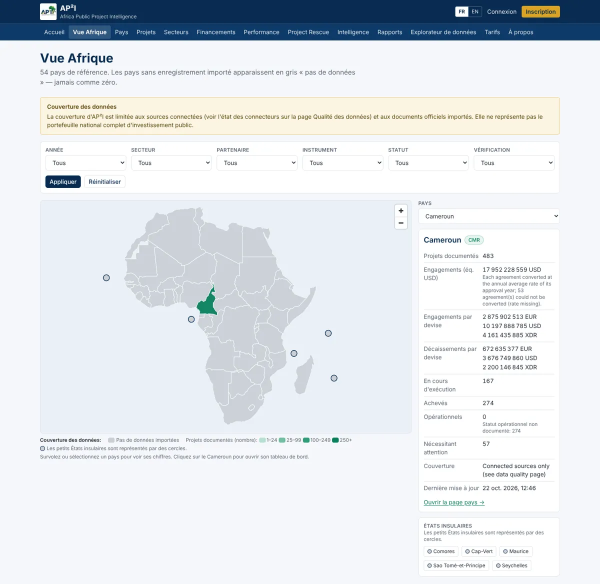
#> input picture ap2i/landing/img/africa.webp, 1200 x 1167 px (shown at 1/2 size)
$ python -i build_training_videos.py   (imports and definitions only)
#> lines starting #> are read from the running program, lines starting #| are printed output that depends on the picture; after the words box and inside, x2 and y2 are one past the last pixel; in counts of white or black regions, pixels touching at a corner belong together
#> further down, picture is the input picture: PIL image 1200x1167 RGB; mean R, G, B 224.3, 229, 233.7
"""Build the animated training videos (one per product and language) from the storyboards.

Usage: python tools/build_training_videos.py [--product p1|p2|p3] [--lang en|fr] [--shots-only] [--jobs N]

Step 1 renders every workbook view to PNG (sequential: LibreOffice cannot run twice on one profile).
Step 2 composes the frames with PIL and pipes them to ffmpeg (H.264, 1920x1080, 25 fps, no audio).
Outputs in marketing/videos/: {p}_{lang}.mp4, {p}_{lang}.srt and {p}_{lang}_script.md (voice-over script).
"""
import subprocess
import sys
from concurrent.futures import ProcessPoolExecutor
from pathlib import Path

from PIL import Image, ImageDraw, ImageFont

sys.path.insert(0, str(Path(__file__).resolve().parent))
import build_listing_images as bli  # noqa: E402
from video_storyboards import STORYBOARDS  # noqa: E402

ROOT = bli.ROOT
OUT = ROOT / "marketing" / "videos"
CACHE = bli.TMP / "video_shots"
W, H, FPS = 1920, 1080, 25
NAVY, BG, INK, GREY = (31, 58, 95), (244, 246, 249), (33, 41, 52), (104, 116, 132)
ACCENT = {"p1": (27, 127, 121), "p2": (200, 129, 26), "p3": (107, 79, 160)}
F_BOLD, F_REG = bli.F_BOLD, bli.F_REG
AUTHOR = bli.AUTHOR_NAME

VIEW_BOX = (60, 128, 1240, 900)       # screenshot viewport
PANEL_X0, PANEL_X1 = 1290, 1860      # step panel
SUB_BOX = (0, 930, W, 1080)           # subtitle band
XFADE = int(0.4 * FPS)
ZOOM = 1.10
SS = 2                                # viewport supersampling

TXT = {
    "step": {"en": "STEP {n} OF {N}", "fr": "ÉTAPE {n} SUR {N}"},
    "training": {"en": "How to use the model", "fr": "Formation à l'utilisation du modèle"},
    "by": {"en": "By", "fr": "Par"},
    "kicker": "ENERGY ACCESS FINANCE TOOLKIT",
    "outro_head": {"en": "What you receive", "fr": "Ce que vous recevez"},
    "outro_points": {"en": ["Unlocked Excel workbook, no macros", "English and French versions", "PDF user manual with a worked example",
                            "Integrity checks built into the workbook"],
                     "fr": ["Classeur Excel déverrouillé, sans macro", "Versions française et anglaise", "Manuel PDF avec exemple commenté",
                            "Contrôles d'intégrité intégrés au classeur"]},
    "disclaimer": {"en": "Screening and pre-feasibility tool. Example values are illustrative.",
                   "fr": "Outil de présélection et de préfaisabilité. Valeurs d'exemple illustratives."},
}


def product_name(p, lg):
    g = bli.GUMROAD[p]
    return g["name"][lg], g.get("edition", {}).get(lg, "")


# [21 lines left out: functions title_narration, outro_narration, font, not called in this run]


def mix(c1, c2, a):
    return tuple(int(round(x + (y - x) * a)) for x, y in zip(c1, c2))


def ease(t):
    t = max(0.0, min(1.0, t))
    return t * t * (3 - 2 * t)


# ---------------------------------------------------------------- step 1: screenshots
def shot_path(p, lg, sheet, rng):
    return CACHE / f"{p}_{lg}_{sheet.replace(' ', '_').replace('&', 'and')}_{rng.replace(':', '-')}.png"


def drop_footer(img):
    """Remove the page footer (author line) at the bottom of a shot: the video header already names the author."""
    g = img.convert("L").point(lambda v: 255 if v < 235 else 0)
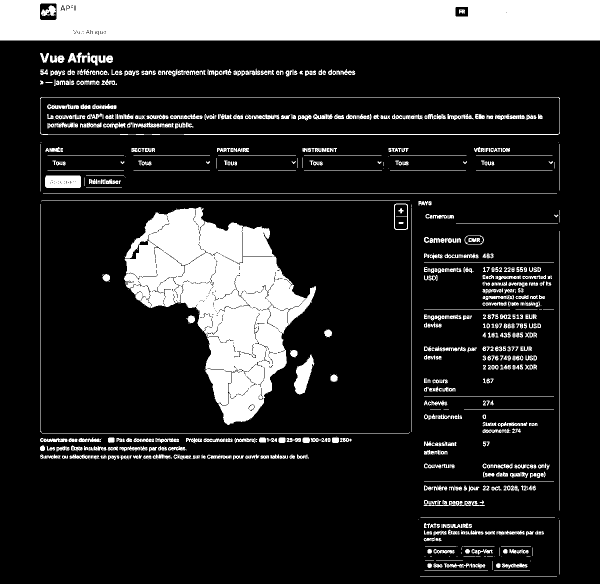
#> g: PIL image 1200x1167 L (shown at 1/2 size); 16.9% white; 821 white regions (196 under 20 px), largest, box (x1, y1, x2, y2) and area: (0, 0, 1200, 81) 95469, (248, 414, 632, 850) 80165, (80, 194, 1120, 270) 3037
    rows = [g.crop((0, y, img.width, y + 1)).getbbox() is not None for y in range(img.height)]
#> rows = 1167 items, first 6: True, True, True, True, True, True
    bottom = max(y for y, r in enumerate(rows) if r)
#> bottom = 1152
    top = bottom
#> top = 1152
    while top > 0 and rows[top - 1]:
        top -= 1
#> this loop made 0 passes
#> after the loop, top = 1152
    gap = top
#> gap = 1152
    while gap > 0 and not rows[gap - 1]:
        gap -= 1
#> this loop made 3 passes
#> gap on passes 1 to 3: 1151, 1150, 1149
#> after the loop, gap = 1149
    if bottom - top < 70 and top - gap > 40 and top > img.height * 0.85:
        return bli.crop(img.crop((0, 0, img.width, gap)))
    return img


# [13 lines left out: function render_shots, not called in this run]


# ---------------------------------------------------------------- step 2: timing
def sentence_dur(s):
    return max(2.8, len(s) / 14.0 + 0.7)


# [261 lines left out: functions timeline, srt_time, write_srt, write_script, viewport, zoomed and 8 more, not called in this run]


# [2 lines not run here, left out]

>>> from PIL import Image
>>> picture = Image.open('../ap2i/landing/img/africa.webp')
>>> result = drop_footer(picture)

$ run again, on ap2i/landing/img/performance.webp
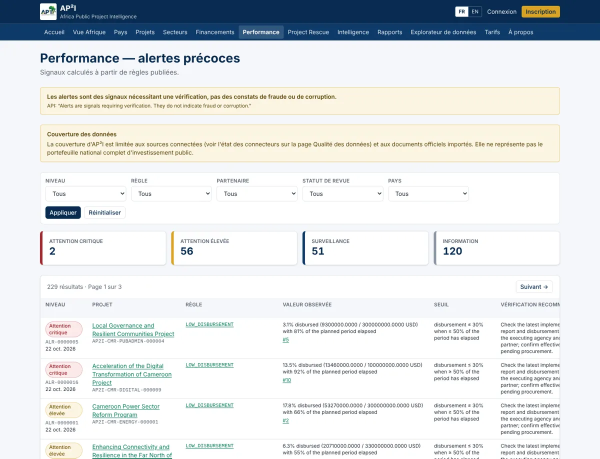
#> input picture ap2i/landing/img/performance.webp, 1200 x 917 px (shown at 1/2 size)
#> picture is the input picture: PIL image 1200x917 RGB; mean R, G, B 223.9, 227.6, 229.3
#> in drop_footer, `g = img.convert("L").point(lambda v: 255 if v < 235 else 0)`:
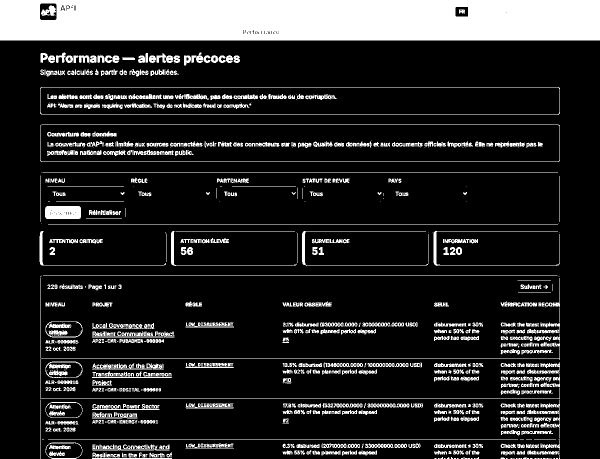
#> g: PIL image 1200x917 L (shown at 1/2 size); 16.4% white; 889 white regions (243 under 20 px), largest, box (x1, y1, x2, y2) and area: (0, 0, 1200, 81) 95464, (80, 249, 1120, 324) 2224, (80, 174, 1120, 230) 2191
#> rows = 917 items, first 6: True, True, True, True, True, True
#> bottom = 916
#> the loop in drop_footer, `while top > 0 and rows[top - 1]:` made 116 passes
#> top on passes 1 to 8: 915, 914, 913, 912, 911, 910, 909, 908
#> after the loop in drop_footer, `while top > 0 and rows[top - 1]:`: top = 800
#> the loop in drop_footer, `while gap > 0 and not rows[gap - 1]:` made 1 pass
#> gap on pass 1: 799
#> after the loop in drop_footer, `while gap > 0 and not rows[gap - 1]:`: gap = 799

$ run again, on ap2i/landing/img/projet.webp
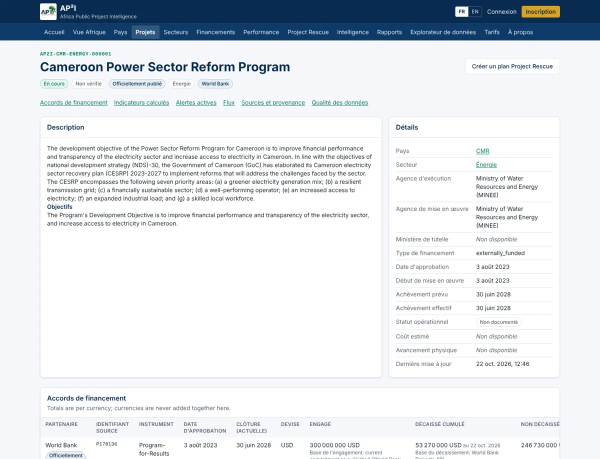
#> input picture ap2i/landing/img/projet.webp, 1200 x 917 px (shown at 1/2 size)
#> picture is the input picture: PIL image 1200x917 RGB; mean R, G, B 224.4, 229, 233.7
#> in drop_footer, `g = img.convert("L").point(lambda v: 255 if v < 235 else 0)`:
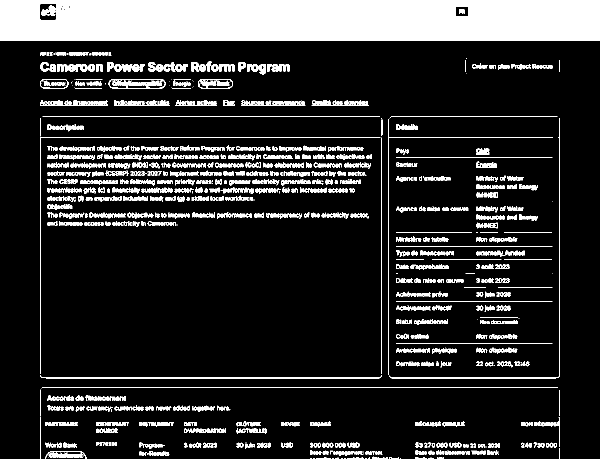
#> g: PIL image 1200x917 L (shown at 1/2 size); 15.7% white; 981 white regions (177 under 20 px), largest, box (x1, y1, x2, y2) and area: (0, 0, 1200, 81) 95519, (80, 750, 764, 757) 1362, (778, 236, 1120, 757) 1196
#> rows = 917 items, first 6: True, True, True, True, True, True
#> bottom = 916
#> the loop in drop_footer, `while top > 0 and rows[top - 1]:` made 82 passes
#> top on passes 1 to 8: 915, 914, 913, 912, 911, 910, 909, 908
#> after the loop in drop_footer, `while top > 0 and rows[top - 1]:`: top = 834
#> the loop in drop_footer, `while gap > 0 and not rows[gap - 1]:` made 1 pass
#> gap on pass 1: 833
#> after the loop in drop_footer, `while gap > 0 and not rows[gap - 1]:`: gap = 833
